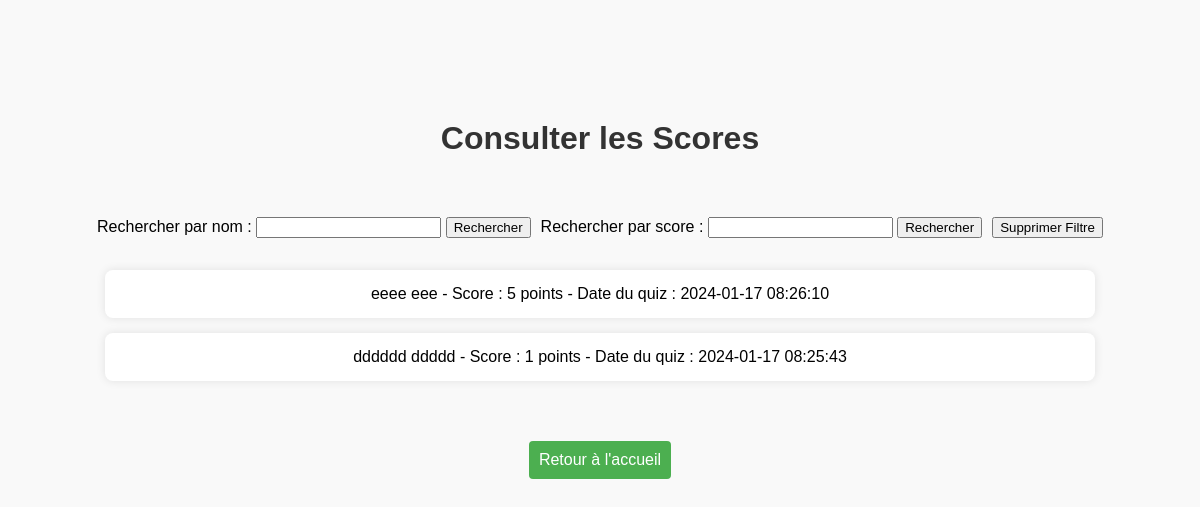
The page /consulter_scores.php on the database as committed earlier.
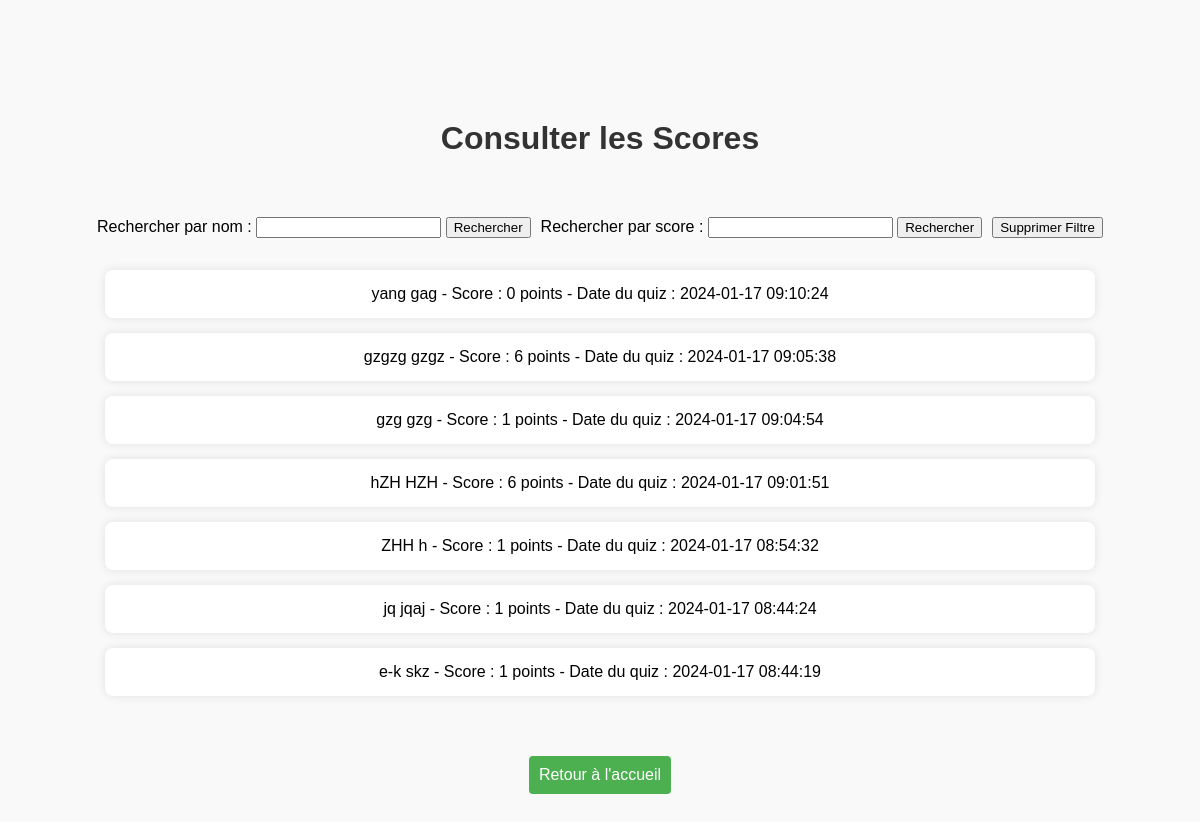
The same page on the database as committed later.
### tables this page shows
CREATE TABLE scores (
        id INTEGER PRIMARY KEY,
        participant_id INTEGER,
        score INTEGER,
        time INTEGER,
        FOREIGN KEY (participant_id) REFERENCES participants(idP));

### consulter_scores.php (the view, shortened to what this page needs)
<!DOCTYPE html>
<html lang="fr">
<head>
    <link rel="stylesheet" type="text/css" href="css/scores.css">
</head>
<body>
    <h1>Consulter les Scores</h1>
    <section>
    <div class="search-form">
        <form method="get">
            <label for="searchByName">Rechercher par nom :</label>
            <input type="text" id="searchByName" name="searchByName">
            <button type="submit" name="submitNameSearch">Rechercher</button>
        </form>
        <form method="get" >
            <label for="searchByScore">Rechercher par score :</label>
            <input type="number" id="searchByScore" name="searchByScore" min="0">
            <button type="submit" name="submitScoreSearch">Rechercher</button>
        </form>
        <button id="clearFilterButton" onclick="clearFilters()">Supprimer Filtre</button>
    </div>
</section>
    <?php
    try {
        $file_db = new PDO('sqlite:contacts.sqlite3');
        $file_db->setAttribute(PDO::ATTR_ERRMODE, PDO::ERRMODE_WARNING);
    $query = "SELECT scores.*, participants.nom, participants.prenom
    FROM scores
    INNER JOIN participants ON scores.participant_id = participants.idP";
$query .= " ORDER BY scores.id DESC";
$stmt = $file_db->prepare($query);
$result = $stmt->execute();
if (!$result) {
echo "Erreur SQL : " . print_r($file_db->errorInfo(), true);
} else {
$scores = $stmt->fetchAll(PDO::FETCH_ASSOC);
if ($scores) {
  echo '<ul>';
  foreach ($scores as $score) {
      echo '<li>'. $score['nom'] .' ' . $score['prenom'] .' - Score : ' . $score['score'] . ' points - Date du quiz : ' . date('Y-m-d H:i:s', $score['time']) . '</li>';
  }
  echo '</ul>';
} else {
  echo '<p>Aucun score disponible.</p>';
}
}
} catch (PDOException $ex) {
echo $ex->getMessage();
}
?>
<button class="button" onclick="window.location.href='index.php'">Retour à l'accueil</button>
</body>
</html>

### css/scores.css (style rules this page uses)
body { font-family: "Arial", sans-serif; background-color: #f9f9f9; margin: 0; padding: 0; height: 100vh; }
h1 { color: #333; text-align: center; margin-bottom: 5%; margin-top: 10%; }
ul { list-style: none; padding: 0; }
li { width: 80%; background-color: #fff; padding: 15px; border-radius: 8px; box-shadow: 0 0 10px rgba(0, 0, 0, 0.1); margin: 15px auto; text-align: center; }
.button { background-color: #4caf50; color: #fff; cursor: pointer; padding: 10px; border: none; border-radius: 4px; font-size: 16px; display: block; margin: 5% auto; text-align: center; }
.search-form { display: flex; align-items: center; justify-content: center; margin-bottom: 2em; }
form { margin: 0; }
.search-form form { margin-right: 10px; }

Rows that differ between the two databases and show on the page:
added scores: nom "yang", prenom "gag", score "0", time "2024-01-17 09:10:24"
added scores: nom "gzgzg", prenom "gzgz", score "6", time "2024-01-17 09:05:38"
added scores: nom "gzg", prenom "gzg", score "1", time "2024-01-17 09:04:54"
added scores: nom "hZH", prenom "HZH", score "6", time "2024-01-17 09:01:51"
added scores: nom "ZHH", prenom "h", score "1", time "2024-01-17 08:54:32"
changed scores (number 6 of 7 on the later page): nom "eeee" → "jq"; prenom "eee" → "jqaj"; score "5" → "1"; time "2024-01-17 08:26:10" → "2024-01-17 08:44:24"
changed scores (number 7 of 7 on the later page): nom "dddddd" → "e-k"; prenom "ddddd" → "skz"; time "2024-01-17 08:25:43" → "2024-01-17 08:44:19"
